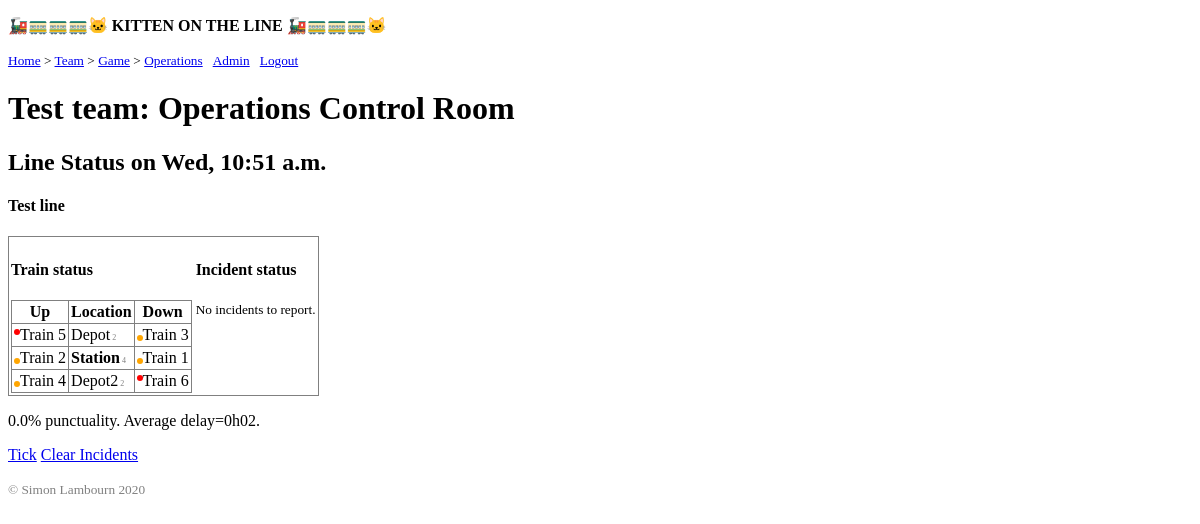
The page /kittenontheline/game/operations/39/1 (signed in) on the database its author committed.
### kitten/models.py (models this page shows, shortened)
class GameLevel:
    BASIC = 10
    INTERMEDIATE = 20
    ADVANCED = 30
    EXPERT = 40
    CHOICES = ((BASIC, 'Basic'),
               (INTERMEDIATE, 'Intermediate'),
               (ADVANCED, 'Advanced'),
               (EXPERT, 'Expert'))

class Team(models.Model, GameLevel):
    name = models.CharField(max_length=40, unique=True)
    members = models.ManyToManyField(User, related_name='teams')
    owner = models.ForeignKey(User, on_delete=models.PROTECT,
                              related_name='teams_owned')
    level = models.IntegerField(choices=GameLevel.CHOICES)

class Game(models.Model, GameLevel):
    INCIDENT_LIMIT = 1  # per place
    INCIDENT_SEVERITY_VARIATION = 0.5  # in range  +/- variation
    name = models.CharField(max_length=40)
    started = models.DateField(auto_now_add=True)
    last_played = models.DateField(auto_now=True)
    teams = models.ManyToManyField(Team, related_name='games')
    network_name = models.CharField(max_length=40)
    incident_types = models.ManyToManyField(IncidentType)
    incident_rate = models.PositiveSmallIntegerField(
        default=100, help_text="average rate of incidents, with 100 generating"
        "1 incident per tick of the clock")
    level = models.IntegerField(choices=GameLevel.CHOICES)
    day_start_time = models.TimeField(default=datetime.time(hour=6))
    day_end_time = models.TimeField(default=datetime.time(hour=22))
    current_time = models.DateTimeField(auto_now_add=True, null=True)
    game_round_duration = models.DurationField(default=Network.TICK_STAGE)
    tick_interval = models.DurationField(default=Network.TICK_SINGLE)
    delay = models.PositiveIntegerField(default=0)
    class meta:
        unique_together = [['name', 'team']]
    def tick(self, save=False):
        """ run the game for one tick of the clock """
        self.sprinkle_incidents()
        for line in self.lines.all():
            line.resolve_incidents()
            line.update_trains(self.current_time)
        self.current_time += self.tick_interval
        self.save()

class Line(models.Model):
    game = models.ForeignKey(Game, on_delete=models.CASCADE, null=True,
                             related_name='lines')
    operator = models.ForeignKey(Team, null=True,
                                 on_delete=models.SET_NULL)
    line_reputation = models.IntegerField(default=100)
    name = models.CharField(max_length=40, default='')
    direction1 = models.CharField(max_length=20, default='Up',
                                  editable=False)
    direction2 = models.CharField(max_length=20, default='Down',
                                  editable=False)
    trains_dir1 = models.IntegerField(default=3)
    trains_dir2 = models.IntegerField(default=3)
    train_interval = models.IntegerField(default=10)
    train_type = models.CharField(max_length=20, default='Train')
    total_arrivals = models.PositiveIntegerField(default=0)
    total_delay = models.DurationField(default=datetime.timedelta(0))
    on_time_arrivals = models.PositiveIntegerField(default=0)
    def punctuality_display(self):
        if self.total_arrivals == 0:
            return '(no punctuality stats)'
        punctuality_percent = self.on_time_arrivals/self.total_arrivals*100
        s = f"{punctuality_percent:0.1f}% punctuality."
        if self.total_arrivals != self.on_time_arrivals:
            av_delay = self.total_delay / (
                self.total_arrivals - self.on_time_arrivals)
            s += f" Average delay={hhmm(av_delay)}."
        return s
    def details(self):
        locations_dir1 = LineLocation.objects.filter(
            line=self, direction=self.direction1).order_by('position')
        return {location: (location.trains.all(),
                           location.reverse().trains.all())
                for location in locations_dir1}

class Train(models.Model):
    type = models.CharField(max_length=20, default='Train')
    location = models.ForeignKey(LineLocation, on_delete=models.CASCADE,
                                 related_name='trains')
    serial = models.PositiveIntegerField(default=1)
    awaiting_turnaround = models.BooleanField(default=False)
    blocked = models.BooleanField(default=False)
    delay = models.DurationField(default=datetime.timedelta(0))
    def html(self):
        classes = ['train']
        if self.blocked:  # this overrides train-delayed in the css
            classes.append('train-blocked')
        elif self.delay:
            classes.append('train-delayed')
        classes = ' '.join(classes)
        return (f'<span class="{classes}">{escape(self.type)} {self.serial}'
                '</span>')

class LocationType:
    DEPOT = 0
    TRACK = 1
    STATION = 2
    CHOICES = ((DEPOT, 'Depot'), (TRACK, 'Track'), (STATION, 'Station'))

class LineLocation(models.Model, LocationType):
    line = models.ForeignKey(Line, on_delete=models.CASCADE, null=True,
                             related_name='locations')
    name = models.CharField(max_length=40, default='', blank=True)
    type = models.IntegerField(choices=LocationType.CHOICES,
                               default=LocationType.DEPOT)
    position = models.IntegerField()
    transit_delay = models.IntegerField(default=1)
    direction = models.CharField(max_length=20, default='direction?')
    direction_is_forward = models.BooleanField(default=True)
    is_start_of_line = models.BooleanField(default=False)
    is_end_of_line = models.BooleanField(default=False)
    turnaround_percent = models.PositiveSmallIntegerField(default=0)
    last_train_time = models.DateTimeField(null=True)
    def html(self):
        classes = ['location']
        if self.is_station():
            classes.append('station')
        classes = ' '.join(classes)
        name = escape(self.name) or '[Track]'
        return ('<div class="location">'  # allows transit-delay -> right
                f'<span class="{classes}">{name}</span>'
                f'<span class="transit-delay">{self.transit_delay}</span>'
                f'<span class="turnaround">{self.display_turnaround()}</span>'
                '</div>')
    def display_turnaround(self):
        if self.is_depot():
            return ""
        turnaround = (self.turnaround_percent or
                      self.reverse().turnaround_percent)
        if not turnaround:
            return ""
        char = "⮍" if self.turnaround_percent else "⮏"
        return f", {char}{turnaround}%"
    def is_station(self):
        return self.type == LocationType.STATION
    def is_depot(self):
        return self.type == LocationType.DEPOT
    def reverse(self) -> 'LineLocation':
        return LineLocation.objects.get(
            line=self.line, position=self.position,
            direction_is_forward=not self.direction_is_forward)

### kitten/views.py (the view)
@login_required
def game_operations(request, game_id, team_id, tick_interval=None):
    if not Team.objects.filter(id=team_id, members=request.user).exists():
        return HttpResponse('Unauthorised team', status=401)
    if not Game.objects.filter(id=game_id, teams=team_id).exists():
        return HttpResponse('Unauthorized game', status=401)
    team = get_object_or_404(Team, pk=team_id)
    game = get_object_or_404(Game, pk=game_id)
    if tick_interval is not None:
        game.run(tick_interval)
    lines = Line.objects.filter(game=game, operator=team)
    details = {line: ([(trains_dir1, location, trains_dir2)
                      for location, (trains_dir1, trains_dir2)
                      in line.details().items()],
                      line.incidents.all())
               for line in lines
               }
    lines_other_op = Line.objects.filter(game=game).exclude(
        operator=team).order_by('operator')
    return render(request, 'kitten/game_operations.html',
                  {'game': game, 'team': team,
                   'details': details,
                   'lines_other_op': lines_other_op
                   })

### kitten/models.py (called while the page is built)
def hhmm(dt: Union[datetime.time, datetime.datetime]) -> str:
    if dt is None:
        return None
    if isinstance(dt, datetime.timedelta):
        mins = dt.seconds // 60
        hh, mm = divmod(mins, 60)
        return(f"{hh}h{mm:02d}")
    if isinstance(dt, datetime.time):
        return dt.isoformat(timespec='minutes')
    return dt.strftime('%H:%M')

def escape(s):
    return None if s is None else s.replace('<', '&lt.')

### kitten/templatetags/breadcrumb.py (called while the page is built)
@register.tag
def breadcrumb_url(parser, token):
    bits = token.split_contents()
    if len(bits) == 2:
        return breadcrumb(parser, token)
    title = bits.pop(1)
    token.contents = ' '.join(bits)
    url_node = url(parser, token)
    return UrlBreadcrumbNode(title, url_node)

def create_crumb(title, url=None):
    '''crumb = """<span class="breadcrumbs-arrow">""" \
            """<img src="/media/images/arrow.gif" alt="Arrow">""" \
            """</span>"""
    '''
    crumb = ''  # remove arrow: use a dot in template.
    if url:
        crumb = "%s<a href='%s'>%s</a>" % (crumb, url, title)
    else:
        crumb = "%s&nbsp;&nbsp;%s" % (crumb, title)
    return crumb

    def render(self, context):
        title = self.title.var
        if title.find("'") == -1 and title.find('"') == -1:
            try:
                val = self.title
                title = val.resolve(context)
            except:
                title = ''
        else:
            title = title.strip("'").strip('"')
            title = smart_unicode(title)
        url = self.url_node.render(context)
        return create_crumb(title, url)

### templates/kitten/game_operations.html (shortened to what this page needs)
{% extends 'kitten/base.html' %}
{% block breadcrumbs %}
{% load breadcrumb %}
> {% breadcrumb_url 'Game' 'game' game.id team.id %}
> {% breadcrumb_url 'Operations' 'game_operations' game.id team.id %}
{% endblock %}
{% block content %}
<h1>{{ team.name }}: Operations Control Room</h1>
<h2>Line Status on {{ game.current_time|date:"D, g:i a" }}</h2>
{% for line, details in details.items %}
<h4>{{ line.name }}</h4>
<table class="no-border">
<tr><td class="no-border">
{% if details.0 %}
<h4>Train status</h4>
<table>
<tr><th>{{ line.direction1 }}</th><th>Location</th>
<th>{{ line.direction2 }}</th></tr>
{% for trains_dir1, location, trains_dir2 in details.0 %}
<tr>
<td>
{% for train in trains_dir1 %}
{{ train.html|safe }}<br>
{% endfor %}
</td>
<td>
{{ location.html|safe }}
</td>
<td>
{% for train in trains_dir2 %}
{{ train.html|safe }}<br>
{% endfor %}
</td>
</tr>
{% endfor %}
</table>
</td><td class="no-border">
<h4>Incident status</h4><small>
{% for incident in details.1 %}
<a href="{% url 'incident' team.id incident.id %}?back-url={% url 'game_operations' game.id team.id %}"
	>{{ incident.html|safe }}</a><br>
{% empty %}
No incidents to report.
{% endfor %}
</small></td></tr></table>
<p>{{ line.punctuality_display }}</p>
{% endif %}
{% empty %}
<p>(No lines for {{ team.name }}.)</p>
{% endfor %}
<a href="{% url 'game_tick' game.id team.id %}">Tick</a>
<a href="{% url 'game_incidents_clear' game.id team.id %}">Clear Incidents</a>
{% endblock %}

### templates/kitten/base.html (shortened to what this page needs)
<!doctype html>
<html lang="en">
{% load static %}
<head>
    <link rel="stylesheet" href="https://www.w3.org/StyleSheets/Core/Steely"
    type="text/css">
    <link rel="stylesheet" href="{% static 'kitten.css' %}" type="text/css">
</head>
<body>
{% block banner %}
<p><strong>🚂🚃🚃🚃🐱 KITTEN ON THE LINE &#x1f682;&#x1f683;🚃🚃&#x1f431;</strong></p>
{% endblock %}
{% load breadcrumb %}
<small>
{% breadcrumb_url 'Home' 'home' %}
{% if team_id %}
> {% breadcrumb_url 'Team' 'team' team_id %}
{% elif team.id %}
> {% breadcrumb_url 'Team' 'team' team.id %}
{% endif %}
{% block breadcrumbs %}
{% endblock %}
{% if user.is_superuser %}
&nbsp;&nbsp;{% breadcrumb_url 'Admin' 'admin:index' %}
{% endif %}
{% if user.is_authenticated %}
&nbsp;&nbsp;{% breadcrumb_url 'Logout' 'logout' %}
{% endif %}
</small>
{% block content %}
{% endblock %}
<p style="color: grey;"><small>&copy Simon Lambourn 2020</small></p>
</body>
</html>

### kitten/static/kitten.css (style rules this page uses)
table, tbody, tr, td, th { border: 1px solid grey; padding: 2px; vertical-align: top; text-align: top; }
table { border-collapse: collapse; }
.no-border, table.no-border { border-style: none; }
.station { font-weight: bold; }
div.location { justify-content: space-between; align-content: space-between; }
.transit-delay, .turnaround { color: grey; font-size: 50%; }
.transit-delay::before { content: '\00a0'; }
.train-delayed::before, .incident-responding::before { background-color: orange; content: '\00a0\00a0\00a0\00a0'; font-size: 15%; border-radius: 50%; }
.train-blocked::before, .incident-open::before { background-color: red; content: '\00a0\00a0\00a0\00a0'; font-size: 15%; border-radius: 50%; vertical-align: super; }

### rows shown on the page
Team: id "Team", name "Test team"
Game: id "Game", id "Operations", current_time "Wed, 10:51 a.m."
Line: name "Test line", direction1 "Up", direction2 "Down", punctuality_display "0.0% punctuality. Average delay=0h02."
LineLocation: html "Depot 2"
Train: html "Train 5"
Train: html "Train 3"
LineLocation: html "Station 4"
Train: html "Train 2"
Train: html "Train 1"
LineLocation: html "Depot2 2"
Train: html "Train 4"
Train: html "Train 6"
